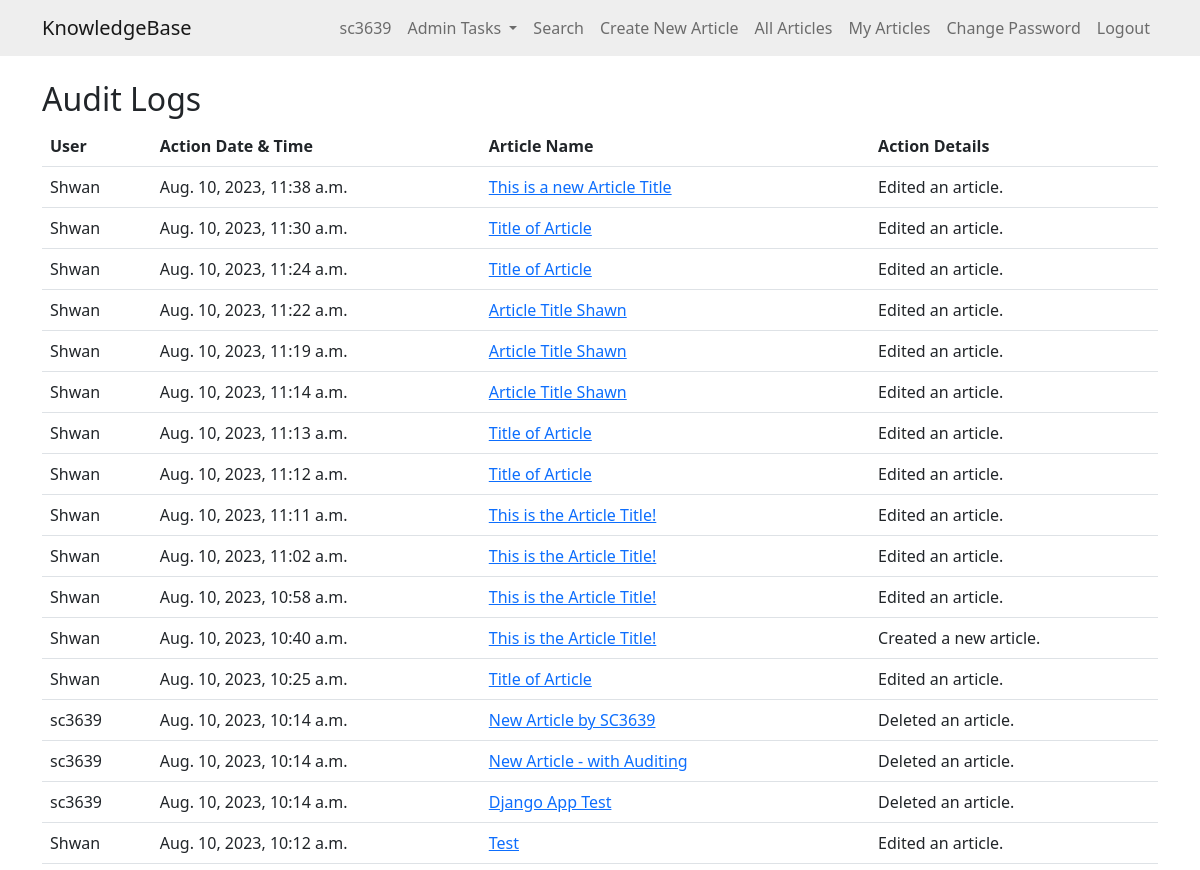
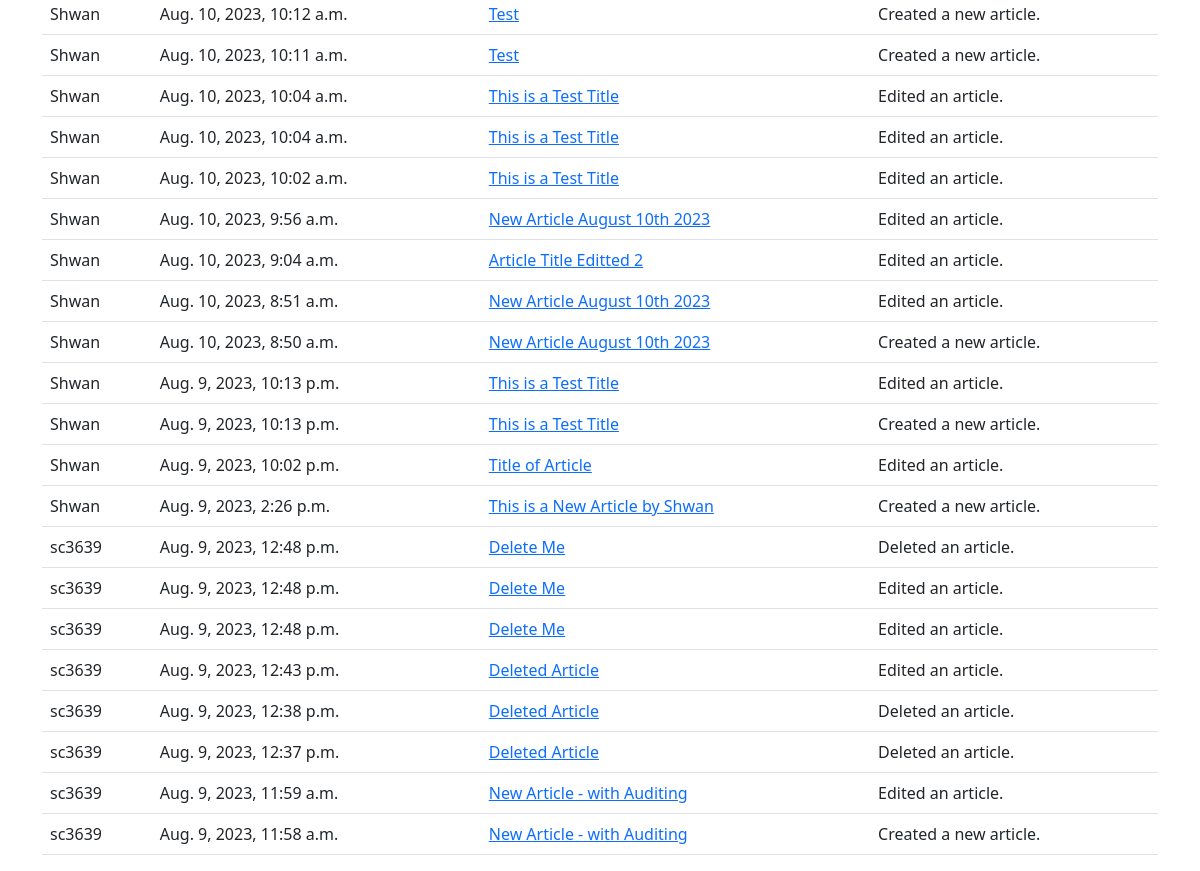
Before: /auditlogs/ (signed in) with the older database file (2 pictures, top to bottom).
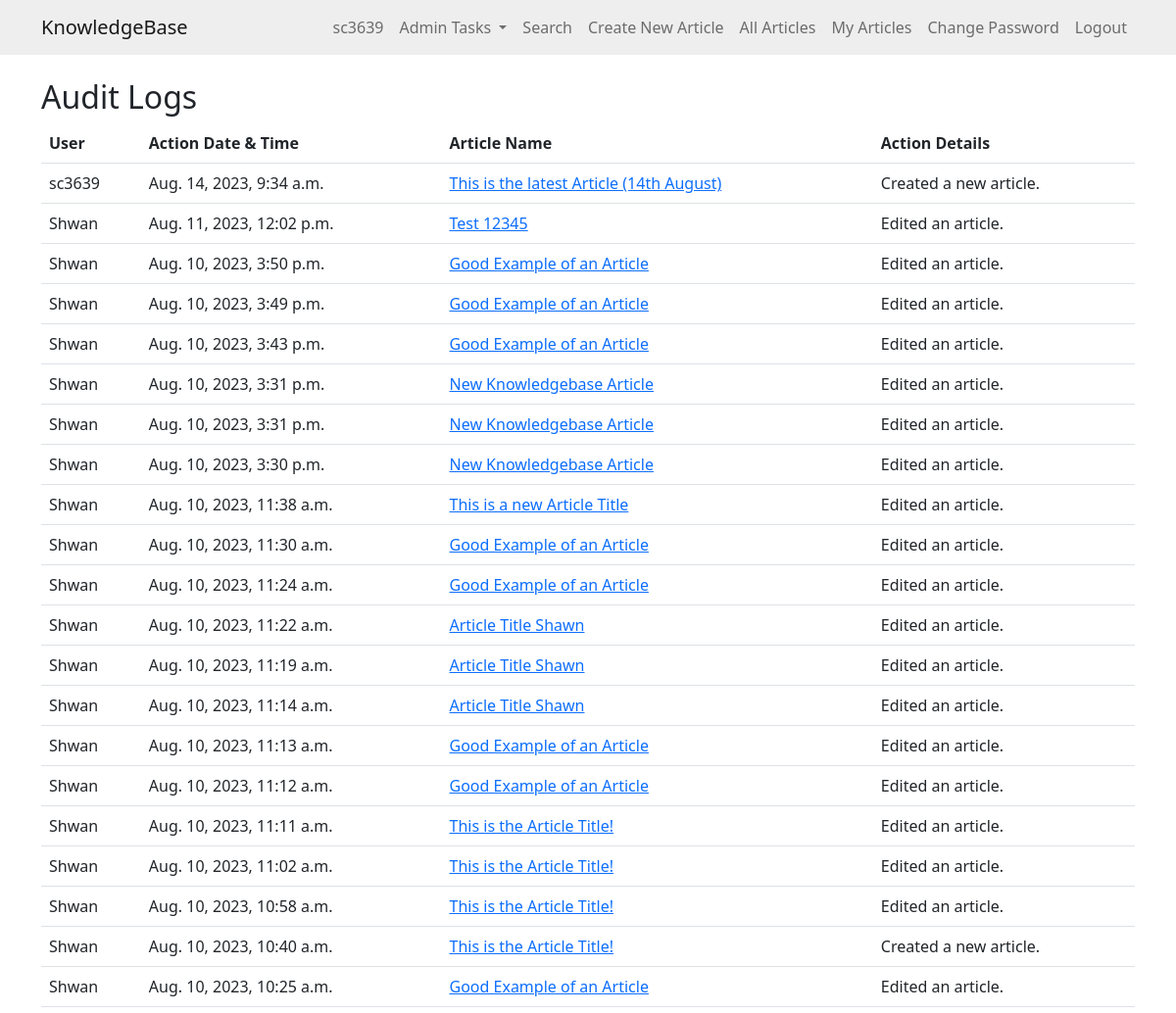
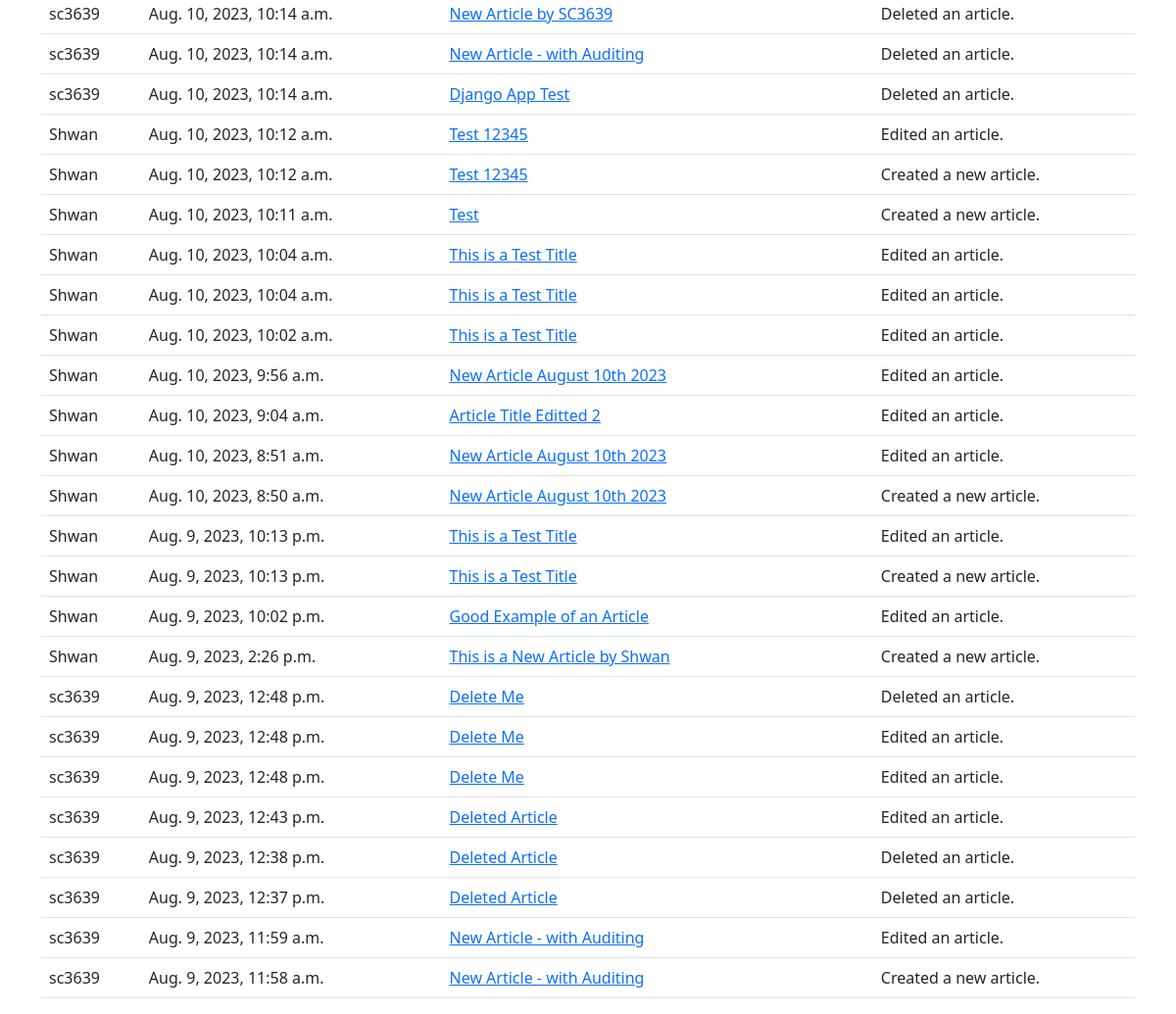
After: the same page with the newer database file (2 pictures, top to bottom).
### knowledge/models.py (models this page shows)
class Audit(models.Model):
    user = models.ForeignKey(User, on_delete=models.CASCADE)
    action_datetime = models.DateTimeField(auto_now_add=True)
    kb_entry = models.ForeignKey(KBEntry, on_delete=models.SET_NULL, null=True)
    action_details = models.CharField(max_length=255)

class KBEntry(models.Model):
    title = models.CharField(max_length=255)
    article = models.TextField()
    created_by = models.ForeignKey(User, related_name="created_kb_entries", on_delete=models.SET_NULL, null=True)
    created_datetime = models.DateTimeField(auto_now_add=True)
    modified_datetime = models.DateTimeField(auto_now=True)
    last_modified_by = models.ForeignKey(User, related_name="modified_kb_entries", on_delete=models.SET_NULL, null=True)
    deleted_datetime = models.DateTimeField(null=True, blank=True)
    deleted_by = models.ForeignKey(User, related_name="deleted_kb_entries", on_delete=models.SET_NULL, null=True, blank=True)
    upvotes = models.ManyToManyField(User, related_name="upvoted_kb_entries", blank=True)
    downvotes = models.ManyToManyField(User, related_name="downvoted_kb_entries", blank=True)
    rating = models.FloatField(default=0.0)
    views = models.PositiveIntegerField(default=0)
    meta_data = models.ManyToManyField('Tag', blank=True) # Assuming you will have a 'Tag' model

### knowledge/views.py (the view)
# urls.py: path('auditlogs/', views.audit_logs, name='audit_logs'),
@login_required
def audit_logs(request):
    if not request.user.is_superuser:
        messages.error(request, "You don't have permission to view this page.")
        return redirect('home')
    audits = Audit.objects.all().order_by('-action_datetime')  # Most recent actions first
    context = {
        'audits': audits
    }
    return render(request, 'knowledge/audit_logs.html', context)

### knowledge/templates/knowledge/audit_logs.html
{% extends 'knowledge/base.html' %}
{% block content %}
<h2>Audit Logs</h2>
<table class="table">
    <thead>
        <tr>
            <th>User</th>
            <th>Action Date & Time</th>
            <th>Article Name</th>
            <th>Action Details</th>
        </tr>
    </thead>
    <tbody>
        {% for audit in audits %}
        <tr>
            <td>{{ audit.user.username }}</td>
            <td>{{ audit.action_datetime }}</td>
            {% if audit.kb_entry %}
                <td><a href="/article/{{ audit.kb_entry.id }}">{{ audit.kb_entry.title }}</a></td>
            {% else %}
                <td>N/A</td>
            {% endif %}
            <td>{{ audit.action_details }}</td>
        </tr>
        {% endfor %}
    </tbody>
</table>
{% endblock %}

### knowledge/templates/knowledge/base.html (shortened to what this page needs)
<!DOCTYPE html>
<html lang="en">
  <head>
    {% load static %}
    <link
      href="https://cdn.jsdelivr.net/npm/bootstrap@5.2.3/dist/css/bootstrap.min.css"
      rel="stylesheet"
    />
    <link
      rel="stylesheet"
      href="https://cdn.jsdelivr.net/npm/alertifyjs@1.13.1/build/css/alertify.min.css"
    />
    <link
      rel="stylesheet"
      href="https://cdn.jsdelivr.net/npm/alertifyjs@1.13.1/build/css/themes/default.min.css"
    />
    <link href="//cdn.quilljs.com/1.3.6/quill.snow.css" rel="stylesheet" />
  </head>
  <body>
    <nav
      class="navbar navbar-light navbar-expand-md"
      style="background-color: #eeeeee"
    >
      <div class="container">
        <a class="navbar-brand" href="/">KnowledgeBase</a>
        <div class="collapse navbar-collapse" id="navbarResponsive">
          <ul class="navbar-nav ms-auto">
            {% if user.is_authenticated %}
              <li class="nav-item">
                <a class="nav-link" id="nav5">{{ user.username }}</a>
              </li>
              {% if user.is_staff %}
              <li class="nav-item dropdown">
                <a class="nav-link dropdown-toggle" id="navbarDropdownMenuLink" role="button" data-bs-toggle="dropdown" aria-expanded="false">
                  Admin Tasks
                </a>
              </li>
              {% else %}
              <li class="nav-item">
                <a class="nav-link" id="logout">(Normal User)</a>
              </li>
              {% endif %}
            <li class="nav-item">
              <a class="nav-link" href="{% url 'home' %}"
                >Search</a
              >
            </li>
            <li class="nav-item">
              <a class="nav-link" href="{% url 'create' %}"
                >Create New Article</a
              >
            <li class="nav-item">
                <a class="nav-link" href="{% url 'allarticles' %}"
                  >All Articles</a
              >
            <li class="nav-item">
              <a class="nav-link" href="{% url 'my_articles' %}"
                >My Articles</a
            >
            </li>
            <li class="nav-item">
              <a class="nav-link" href="{% url 'change_password' %}"
                >Change Password</a
              >
            </li>
            <li class="nav-item">
              <a class="nav-link" id="logout" href="{% url 'logout' %}"
                >Logout</a
              >
            </li>
            {% endif %}
          </ul>
        </div>
      </div>
    </nav>
    <div class="container"><br>{% block content %} {% endblock %}</div>
  </body>
</html>

Changed rows visible on the page:
added Audit: user.username "sc3639", action_datetime "Aug. 14, 2023, 9:34 a.m.", kb_entry "This is the latest Article (14th August)", action_details "Created a new article."
added Audit: user.username "Shwan", action_datetime "Aug. 11, 2023, 12:02 p.m.", kb_entry "Test 12345", action_details "Edited an article."
added Audit: user.username "Shwan", action_datetime "Aug. 10, 2023, 3:50 p.m.", kb_entry "Good Example of an Article", action_details "Edited an article."
added Audit: user.username "Shwan", action_datetime "Aug. 10, 2023, 3:49 p.m.", kb_entry "Good Example of an Article", action_details "Edited an article."
added Audit: user.username "Shwan", action_datetime "Aug. 10, 2023, 3:43 p.m.", kb_entry "Good Example of an Article", action_details "Edited an article."
added Audit: user.username "Shwan", action_datetime "Aug. 10, 2023, 3:31 p.m.", kb_entry "New Knowledgebase Article", action_details "Edited an article."
added Audit: user.username "Shwan", action_datetime "Aug. 10, 2023, 3:31 p.m.", kb_entry "New Knowledgebase Article", action_details "Edited an article."
added Audit: user.username "Shwan", action_datetime "Aug. 10, 2023, 3:30 p.m.", kb_entry "New Knowledgebase Article", action_details "Edited an article."
changed through a linked row, Audit "Aug. 10, 2023, 11:30 a.m.": kb_entry "Title of Article" → "Good Example of an Article"
changed through a linked row, Audit "Aug. 10, 2023, 11:24 a.m.": kb_entry "Title of Article" → "Good Example of an Article"
changed through a linked row, Audit "Aug. 10, 2023, 11:13 a.m.": kb_entry "Title of Article" → "Good Example of an Article"
changed through a linked row, Audit "Aug. 10, 2023, 11:12 a.m.": kb_entry "Title of Article" → "Good Example of an Article"
changed through a linked row, Audit "Aug. 10, 2023, 10:25 a.m.": kb_entry "Title of Article" → "Good Example of an Article"
changed through a linked row, Audit (number 25 of 46 on the later page): kb_entry "Test" → "Test 12345"
changed through a linked row, Audit (number 26 of 46 on the later page): kb_entry "Test" → "Test 12345"
changed through a linked row, Audit "Aug. 9, 2023, 10:02 p.m.": kb_entry "Title of Article" → "Good Example of an Article"
